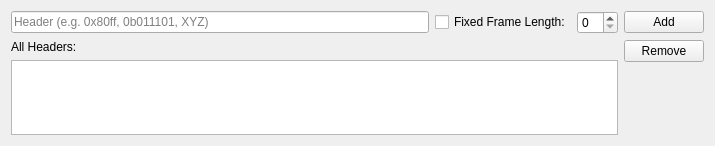
<?xml version="1.0" encoding="UTF-8"?>
<ui version="4.0">
 <class>HeaderFramer</class>
 <widget class="QWidget" name="HeaderFramer">
  <property name="geometry">
   <rect>
    <x>0</x>
    <y>0</y>
    <width>715</width>
    <height>146</height>
   </rect>
  </property>
  <property name="windowTitle">
   <string>Form</string>
  </property>
  <layout class="QVBoxLayout" name="verticalLayout_3">
   <item>
    <layout class="QHBoxLayout" name="horizontalLayout">
     <item>
      <widget class="QLineEdit" name="le_header">
       <property name="placeholderText">
        <string>Header (e.g. 0x80ff, 0b011101, XYZ)</string>
       </property>
      </widget>
     </item>
     <item>
      <widget class="QCheckBox" name="cb_fixedLength">
       <property name="text">
        <string>Fixed Frame Length:</string>
       </property>
      </widget>
     </item>
     <item>
      <widget class="QSpinBox" name="sb_frameLength"/>
     </item>
     <item>
      <widget class="QPushButton" name="pb_add">
       <property name="text">
        <string>Add</string>
       </property>
      </widget>
     </item>
    </layout>
   </item>
   <item>
    <layout class="QHBoxLayout" name="horizontalLayout_2">
     <item>
      <layout class="QVBoxLayout" name="verticalLayout_2">
       <item>
        <widget class="QLabel" name="label">
         <property name="text">
          <string>All Headers:</string>
         </property>
        </widget>
       </item>
       <item>
        <widget class="QTableWidget" name="tw_headers">
         <property name="selectionBehavior">
          <enum>QAbstractItemView::SelectRows</enum>
         </property>
         <attribute name="horizontalHeaderDefaultSectionSize">
          <number>150</number>
         </attribute>
         <attribute name="horizontalHeaderHighlightSections">
          <bool>false</bool>
         </attribute>
         <attribute name="verticalHeaderVisible">
          <bool>false</bool>
         </attribute>
        </widget>
       </item>
      </layout>
     </item>
     <item>
      <layout class="QVBoxLayout" name="verticalLayout">
       <item>
        <widget class="QPushButton" name="pb_remove">
         <property name="text">
          <string>Remove</string>
         </property>
        </widget>
       </item>
       <item>
        <spacer name="verticalSpacer">
         <property name="orientation">
          <enum>Qt::Vertical</enum>
         </property>
         <property name="sizeHint" stdset="0">
          <size>
           <width>20</width>
           <height>40</height>
          </size>
         </property>
        </spacer>
       </item>
      </layout>
     </item>
    </layout>
   </item>
  </layout>
 </widget>
 <resources/>
 <connections/>
</ui>
